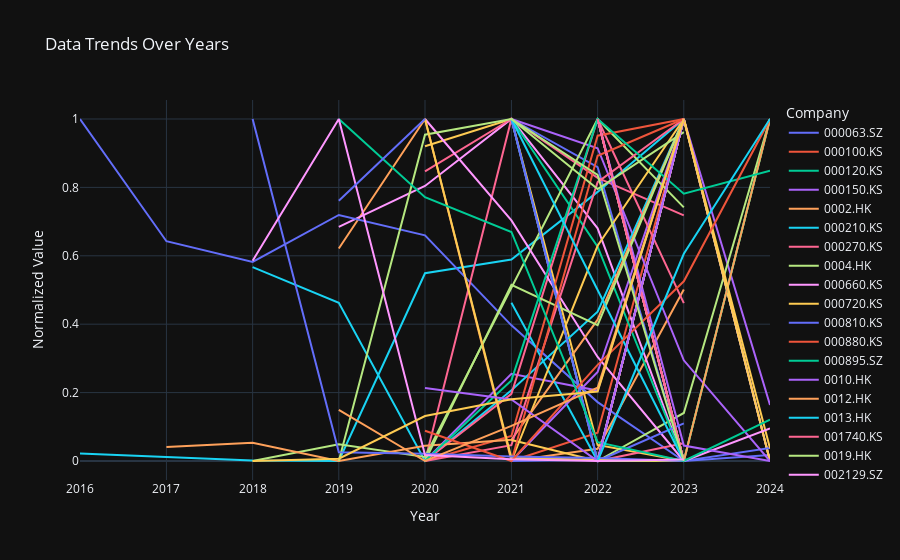

The notebook cell this image was saved under:
### Markdown cell above
##  Impute Scope 3.1

### Code cell
import plotly.express as px
scope31: pd.DataFrame = all_historic_frame["TR.UpstreamScope3PurchasedGoodsAndServices"].to_frame()
scope31.dropna(inplace=True)
def normalize_values(frame: pd.DataFrame) -> pd.DataFrame:
    return (frame - frame.min()) / (frame.max() - frame.min())
g = scope31.groupby(level=0)["TR.UpstreamScope3PurchasedGoodsAndServices"]
scope31['Scope31Norm'] = g.transform(lambda x: (x - x.min()) / (x.max() - x.min()))
subset = scope31.head(300).reset_index()

fig = px.line(
    subset,
    x=1,
    y='Scope31Norm',
    color=0,
    title='Data Trends Over Years',
    template='plotly_dark',
    labels={'Scope31Norm': 'Normalized Value', '0': 'Company', '1': 'Year'}
)
fig.show()

### Figure 1 — Plotly figure (JSON) as saved in the notebook; plotly's stock layout.template omitted (floating-point values rounded to 4 significant figures)
{"data": [{"hovertemplate": "Company=000063.SZ<br>Year=%{x}<br>Normalized Value=%{y}<extra></extra>", "legendgroup": "000063.SZ", "line": {"color": "#636efa", "dash": "solid"}, "marker": {"symbol": "circle"}, "mode": "lines", "name": "000063.SZ", "orientation": "v", "showlegend": true, "x": ["2021-01-01", "2022-01-01", "2023-01-01", "2024-01-01"], "xaxis": "x", "y": [1.0, 0.8595, 0.0, 0.01787], "yaxis": "y", "type": "scatter"}, {"hovertemplate": "Company=000100.KS<br>Year=%{x}<br>Normalized Value=%{y}<extra></extra>", "legendgroup": "000100.KS", "line": {"color": "#EF553B", "dash": "solid"}, "marker": {"symbol": "circle"}, "mode": "lines", "name": "000100.KS", "orientation": "v", "showlegend": true, "x": ["2016-01-01", "2017-01-01", "2018-01-01", "2019-01-01", "2020-01-01", "2021-01-01", "2022-01-01", "2023-01-01", "2024-01-01"], "xaxis": "x", "y": [NaN, NaN, NaN, NaN, NaN, NaN, NaN, NaN, NaN], "yaxis": "y", "type": "scatter"}, {"hovertemplate": "Company=000120.KS<br>Year=%{x}<br>Normalized Value=%{y}<extra></extra>", "legendgroup": "000120.KS", "line": {"color": "#00cc96", "dash": "solid"}, "marker": {"symbol": "circle"}, "mode": "lines", "name": "000120.KS", "orientation": "v", "showlegend": true, "x": ["2022-01-01", "2023-01-01"], "xaxis": "x", "y": [1.0, 0.0], "yaxis": "y", "type": "scatter"}, {"hovertemplate": "Company=000150.KS<br>Year=%{x}<br>Normalized Value=%{y}<extra></extra>", "legendgroup": "000150.KS", "line": {"color": "#ab63fa", "dash": "solid"}, "marker": {"symbol": "circle"}, "mode": "lines", "name": "000150.KS", "orientation": "v", "showlegend": true, "x": ["2016-01-01", "2017-01-01", "2018-01-01", "2019-01-01", "2020-01-01", "2021-01-01", "2022-01-01", "2023-01-01", "2024-01-01"], "xaxis": "x", "y": [NaN, NaN, NaN, NaN, NaN, NaN, NaN, NaN, NaN], "yaxis": "y", "type": "scatter"}, {"hovertemplate": "Company=0002.HK<br>Year=%{x}<br>Normalized Value=%{y}<extra></extra>", "legendgroup": "0002.HK", "line": {"color": "#FFA15A", "dash": "solid"}, "marker": {"symbol": "circle"}, "mode": "lines", "name": "0002.HK", "orientation": "v", "showlegend": true, "x": ["2019-01-01", "2020-01-01", "2021-01-01", "2022-01-01", "2023-01-01"], "xaxis": "x", "y": [0.6214, 1.0, 0.0, 0.0356, 0.5016], "yaxis": "y", "type": "scatter"}, {"hovertemplate": "Company=000210.KS<br>Year=%{x}<br>Normalized Value=%{y}<extra></extra>", "legendgroup": "000210.KS", "line": {"color": "#19d3f3", "dash": "solid"}, "marker": {"symbol": "circle"}, "mode": "lines", "name": "000210.KS", "orientation": "v", "showlegend": true, "x": ["2016-01-01", "2017-01-01", "2018-01-01", "2019-01-01", "2020-01-01", "2021-01-01", "2022-01-01", "2023-01-01"], "xaxis": "x", "y": [0.02209, 0.01259, 0.001417, 0.0, 0.5491, 0.5892, 0.7868, 1.0], "yaxis": "y", "type": "scatter"}, {"hovertemplate": "Company=000270.KS<br>Year=%{x}<br>Normalized Value=%{y}<extra></extra>", "legendgroup": "000270.KS", "line": {"color": "#FF6692", "dash": "solid"}, "marker": {"symbol": "circle"}, "mode": "lines", "name": "000270.KS", "orientation": "v", "showlegend": true, "x": ["2022-01-01", "2023-01-01"], "xaxis": "x", "y": [0.0, 1.0], "yaxis": "y", "type": "scatter"}, {"hovertemplate": "Company=0004.HK<br>Year=%{x}<br>Normalized Value=%{y}<extra></extra>", "legendgroup": "0004.HK", "line": {"color": "#B6E880", "dash": "solid"}, "marker": {"symbol": "circle"}, "mode": "lines", "name": "0004.HK", "orientation": "v", "showlegend": true, "x": ["2022-01-01", "2023-01-01", "2024-01-01"], "xaxis": "x", "y": [0.0, 0.0001963, 1.0], "yaxis": "y", "type": "scatter"}, {"hovertemplate": "Company=000660.KS<br>Year=%{x}<br>Normalized Value=%{y}<extra></extra>", "legendgroup": "000660.KS", "line": {"color": "#FF97FF", "dash": "solid"}, "marker": {"symbol": "circle"}, "mode": "lines", "name": "000660.KS", "orientation": "v", "showlegend": true, "x": ["2019-01-01", "2020-01-01", "2021-01-01", "2022-01-01", "2023-01-01"], "xaxis": "x", "y": [0.6847, 0.8043, 1.0, 0.6802, 0.0], "yaxis": "y", "type": "scatter"}, {"hovertemplate": "Company=000720.KS<br>Year=%{x}<br>Normalized Value=%{y}<extra></extra>", "legendgroup": "000720.KS", "line": {"color": "#FECB52", "dash": "solid"}, "marker": {"symbol": "circle"}, "mode": "lines", "name": "000720.KS", "orientation": "v", "showlegend": true, "x": ["2020-01-01", "2021-01-01", "2022-01-01", "2023-01-01"], "xaxis": "x", "y": [0.9202, 1.0, 0.04696, 0.0], "yaxis": "y", "type": "scatter"}, {"hovertemplate": "Company=000810.KS<br>Year=%{x}<br>Normalized Value=%{y}<extra></extra>", "legendgroup": "000810.KS", "line": {"color": "#636efa", "dash": "solid"}, "marker": {"symbol": "circle"}, "mode": "lines", "name": "000810.KS", "orientation": "v", "showlegend": true, "x": ["2016-01-01", "2017-01-01", "2018-01-01", "2019-01-01", "2020-01-01", "2021-01-01", "2022-01-01", "2023-01-01"], "xaxis": "x", "y": [1.0, 0.6426, 0.5822, 0.7195, 0.6598, 0.3967, 0.1722, 0.0], "yaxis": "y", "type": "scatter"}, {"hovertemplate": "Company=000880.KS<br>Year=%{x}<br>Normalized Value=%{y}<extra></extra>", "legendgroup": "000880.KS", "line": {"color": "#EF553B", "dash": "solid"}, "marker": {"symbol": "circle"}, "mode": "lines", "name": "000880.KS", "orientation": "v", "showlegend": true, "x": ["2021-01-01", "2022-01-01", "2023-01-01"], "xaxis": "x", "y": [0.0, 0.08265, 1.0], "yaxis": "y", "type": "scatter"}, {"hovertemplate": "Company=000895.SZ<br>Year=%{x}<br>Normalized Value=%{y}<extra></extra>", "legendgroup": "000895.SZ", "line": {"color": "#00cc96", "dash": "solid"}, "marker": {"symbol": "circle"}, "mode": "lines", "name": "000895.SZ", "orientation": "v", "showlegend": true, "x": ["2023-01-01", "2024-01-01"], "xaxis": "x", "y": [1.0, 0.0], "yaxis": "y", "type": "scatter"}, {"hovertemplate": "Company=0010.HK<br>Year=%{x}<br>Normalized Value=%{y}<extra></extra>", "legendgroup": "0010.HK", "line": {"color": "#ab63fa", "dash": "solid"}, "marker": {"symbol": "circle"}, "mode": "lines", "name": "0010.HK", "orientation": "v", "showlegend": true, "x": ["2020-01-01", "2021-01-01", "2022-01-01", "2023-01-01", "2024-01-01"], "xaxis": "x", "y": [0.0, 0.2548, 0.2059, 1.0, 0.1637], "yaxis": "y", "type": "scatter"}, {"hovertemplate": "Company=0012.HK<br>Year=%{x}<br>Normalized Value=%{y}<extra></extra>", "legendgroup": "0012.HK", "line": {"color": "#FFA15A", "dash": "solid"}, "marker": {"symbol": "circle"}, "mode": "lines", "name": "0012.HK", "orientation": "v", "showlegend": true, "x": ["2023-01-01", "2024-01-01"], "xaxis": "x", "y": [1.0, 0.0], "yaxis": "y", "type": "scatter"}, {"hovertemplate": "Company=0013.HK<br>Year=%{x}<br>Normalized Value=%{y}<extra></extra>", "legendgroup": "0013.HK", "line": {"color": "#19d3f3", "dash": "solid"}, "marker": {"symbol": "circle"}, "mode": "lines", "name": "0013.HK", "orientation": "v", "showlegend": true, "x": ["2016-01-01", "2017-01-01", "2018-01-01", "2019-01-01", "2020-01-01", "2021-01-01", "2022-01-01", "2023-01-01", "2024-01-01"], "xaxis": "x", "y": [NaN, NaN, NaN, NaN, NaN, NaN, NaN, NaN, NaN], "yaxis": "y", "type": "scatter"}, {"hovertemplate": "Company=001740.KS<br>Year=%{x}<br>Normalized Value=%{y}<extra></extra>", "legendgroup": "001740.KS", "line": {"color": "#FF6692", "dash": "solid"}, "marker": {"symbol": "circle"}, "mode": "lines", "name": "001740.KS", "orientation": "v", "showlegend": true, "x": ["2020-01-01", "2021-01-01", "2022-01-01", "2023-01-01"], "xaxis": "x", "y": [0.0, 1.0, 0.8279, 0.7182], "yaxis": "y", "type": "scatter"}, {"hovertemplate": "Company=0019.HK<br>Year=%{x}<br>Normalized Value=%{y}<extra></extra>", "legendgroup": "0019.HK", "line": {"color": "#B6E880", "dash": "solid"}, "marker": {"symbol": "circle"}, "mode": "lines", "name": "0019.HK", "orientation": "v", "showlegend": true, "x": ["2022-01-01", "2023-01-01", "2024-01-01"], "xaxis": "x", "y": [0.0, 0.1404, 1.0], "yaxis": "y", "type": "scatter"}, {"hovertemplate": "Company=002129.SZ<br>Year=%{x}<br>Normalized Value=%{y}<extra></extra>", "legendgroup": "002129.SZ", "line": {"color": "#FF97FF", "dash": "solid"}, "marker": {"symbol": "circle"}, "mode": "lines", "name": "002129.SZ", "orientation": "v", "showlegend": true, "x": ["2023-01-01", "2024-01-01"], "xaxis": "x", "y": [1.0, 0.0], "yaxis": "y", "type": "scatter"}, {"hovertemplate": "Company=002340.SZ<br>Year=%{x}<br>Normalized Value=%{y}<extra></extra>", "legendgroup": "002340.SZ", "line": {"color": "#FECB52", "dash": "solid"}, "marker": {"symbol": "circle"}, "mode": "lines", "name": "002340.SZ", "orientation": "v", "showlegend": true, "x": ["2023-01-01", "2024-01-01"], "xaxis": "x", "y": [1.0, 0.0], "yaxis": "y", "type": "scatter"}, {"hovertemplate": "Company=002352.SZ<br>Year=%{x}<br>Normalized Value=%{y}<extra></extra>", "legendgroup": "002352.SZ", "line": {"color": "#636efa", "dash": "solid"}, "marker": {"symbol": "circle"}, "mode": "lines", "name": "002352.SZ", "orientation": "v", "showlegend": true, "x": ["2022-01-01", "2023-01-01", "2024-01-01"], "xaxis": "x", "y": [1.0, 0.0, 0.03819], "yaxis": "y", "type": "scatter"}, {"hovertemplate": "Company=002380.KS<br>Year=%{x}<br>Normalized Value=%{y}<extra></extra>", "legendgroup": "002380.KS", "line": {"color": "#EF553B", "dash": "solid"}, "marker": {"symbol": "circle"}, "mode": "lines", "name": "002380.KS", "orientation": "v", "showlegend": true, "x": ["2016-01-01", "2017-01-01", "2018-01-01", "2019-01-01", "2020-01-01", "2021-01-01", "2022-01-01", "2023-01-01", "2024-01-01"], "xaxis": "x", "y": [NaN, NaN, NaN, NaN, NaN, NaN, NaN, NaN, NaN], "yaxis": "y", "type": "scatter"}, {"hovertemplate": "Company=002459.SZ<br>Year=%{x}<br>Normalized Value=%{y}<extra></extra>", "legendgroup": "002459.SZ", "line": {"color": "#00cc96", "dash": "solid"}, "marker": {"symbol": "circle"}, "mode": "lines", "name": "002459.SZ", "orientation": "v", "showlegend": true, "x": ["2023-01-01", "2024-01-01"], "xaxis": "x", "y": [0.0, 1.0], "yaxis": "y", "type": "scatter"}, {"hovertemplate": "Company=002475.SZ<br>Year=%{x}<br>Normalized Value=%{y}<extra></extra>", "legendgroup": "002475.SZ", "line": {"color": "#ab63fa", "dash": "solid"}, "marker": {"symbol": "circle"}, "mode": "lines", "name": "002475.SZ", "orientation": "v", "showlegend": true, "x": ["2021-01-01", "2022-01-01", "2023-01-01", "2024-01-01"], "xaxis": "x", "y": [1.0, 0.9145, 0.2943, 0.0], "yaxis": "y", "type": "scatter"}, {"hovertemplate": "Company=002506.SZ<br>Year=%{x}<br>Normalized Value=%{y}<extra></extra>", "legendgroup": "002506.SZ", "line": {"color": "#FFA15A", "dash": "solid"}, "marker": {"symbol": "circle"}, "mode": "lines", "name": "002506.SZ", "orientation": "v", "showlegend": true, "x": ["2023-01-01", "2024-01-01"], "xaxis": "x", "y": [0.0, 1.0], "yaxis": "y", "type": "scatter"}, {"hovertemplate": "Company=002555.SZ<br>Year=%{x}<br>Normalized Value=%{y}<extra></extra>", "legendgroup": "002555.SZ", "line": {"color": "#19d3f3", "dash": "solid"}, "marker": {"symbol": "circle"}, "mode": "lines", "name": "002555.SZ", "orientation": "v", "showlegend": true, "x": ["2021-01-01", "2022-01-01", "2023-01-01"], "xaxis": "x", "y": [0.463, 0.0, 1.0], "yaxis": "y", "type": "scatter"}, {"hovertemplate": "Company=002790.KS<br>Year=%{x}<br>Normalized Value=%{y}<extra></extra>", "legendgroup": "002790.KS", "line": {"color": "#FF6692", "dash": "solid"}, "marker": {"symbol": "circle"}, "mode": "lines", "name": "002790.KS", "orientation": "v", "showlegend": true, "x": ["2020-01-01", "2021-01-01", "2022-01-01", "2023-01-01"], "xaxis": "x", "y": [0.8471, 1.0, 0.0, 0.05173], "yaxis": "y", "type": "scatter"}, {"hovertemplate": "Company=002797.SZ<br>Year=%{x}<br>Normalized Value=%{y}<extra></extra>", "legendgroup": "002797.SZ", "line": {"color": "#B6E880", "dash": "solid"}, "marker": {"symbol": "circle"}, "mode": "lines", "name": "002797.SZ", "orientation": "v", "showlegend": true, "x": ["2022-01-01", "2023-01-01"], "xaxis": "x", "y": [1.0, 0.0], "yaxis": "y", "type": "scatter"}, {"hovertemplate": "Company=002916.SZ<br>Year=%{x}<br>Normalized Value=%{y}<extra></extra>", "legendgroup": "002916.SZ", "line": {"color": "#FF97FF", "dash": "solid"}, "marker": {"symbol": "circle"}, "mode": "lines", "name": "002916.SZ", "orientation": "v", "showlegend": true, "x": ["2016-01-01", "2017-01-01", "2018-01-01", "2019-01-01", "2020-01-01", "2021-01-01", "2022-01-01", "2023-01-01", "2024-01-01"], "xaxis": "x", "y": [NaN, NaN, NaN, NaN, NaN, NaN, NaN, NaN, NaN], "yaxis": "y", "type": "scatter"}, {"hovertemplate": "Company=002939.SZ<br>Year=%{x}<br>Normalized Value=%{y}<extra></extra>", "legendgroup": "002939.SZ", "line": {"color": "#FECB52", "dash": "solid"}, "marker": {"symbol": "circle"}, "mode": "lines", "name": "002939.SZ", "orientation": "v", "showlegend": true, "x": ["2022-01-01", "2023-01-01", "2024-01-01"], "xaxis": "x", "y": [0.0, 1.0, 0.03734], "yaxis": "y", "type": "scatter"}, {"hovertemplate": "Company=003550.KS<br>Year=%{x}<br>Normalized Value=%{y}<extra></extra>", "legendgroup": "003550.KS", "line": {"color": "#636efa", "dash": "solid"}, "marker": {"symbol": "circle"}, "mode": "lines", "name": "003550.KS", "orientation": "v", "showlegend": true, "x": ["2021-01-01", "2022-01-01", "2023-01-01"], "xaxis": "x", "y": [0.0, 0.003636, 1.0], "yaxis": "y", "type": "scatter"}, {"hovertemplate": "Company=003670.KS<br>Year=%{x}<br>Normalized Value=%{y}<extra></extra>", "legendgroup": "003670.KS", "line": {"color": "#EF553B", "dash": "solid"}, "marker": {"symbol": "circle"}, "mode": "lines", "name": "003670.KS", "orientation": "v", "showlegend": true, "x": ["2022-01-01", "2023-01-01"], "xaxis": "x", "y": [1.0, 0.0], "yaxis": "y", "type": "scatter"}, {"hovertemplate": "Company=004000.KS<br>Year=%{x}<br>Normalized Value=%{y}<extra></extra>", "legendgroup": "004000.KS", "line": {"color": "#00cc96", "dash": "solid"}, "marker": {"symbol": "circle"}, "mode": "lines", "name": "004000.KS", "orientation": "v", "showlegend": true, "x": ["2021-01-01", "2022-01-01", "2023-01-01"], "xaxis": "x", "y": [1.0, 0.6265, 0.0], "yaxis": "y", "type": "scatter"}, {"hovertemplate": "Company=004020.KS<br>Year=%{x}<br>Normalized Value=%{y}<extra></extra>", "legendgroup": "004020.KS", "line": {"color": "#ab63fa", "dash": "solid"}, "marker": {"symbol": "circle"}, "mode": "lines", "name": "004020.KS", "orientation": "v", "showlegend": true, "x": ["2021-01-01", "2022-01-01", "2023-01-01"], "xaxis": "x", "y": [0.0, 0.2603, 1.0], "yaxis": "y", "type": "scatter"}, {"hovertemplate": "Company=005300.KS<br>Year=%{x}<br>Normalized Value=%{y}<extra></extra>", "legendgroup": "005300.KS", "line": {"color": "#FFA15A", "dash": "solid"}, "marker": {"symbol": "circle"}, "mode": "lines", "name": "005300.KS", "orientation": "v", "showlegend": true, "x": ["2022-01-01", "2023-01-01"], "xaxis": "x", "y": [1.0, 0.0], "yaxis": "y", "type": "scatter"}, {"hovertemplate": "Company=005380.KS<br>Year=%{x}<br>Normalized Value=%{y}<extra></extra>", "legendgroup": "005380.KS", "line": {"color": "#19d3f3", "dash": "solid"}, "marker": {"symbol": "circle"}, "mode": "lines", "name": "005380.KS", "orientation": "v", "showlegend": true, "x": ["2018-01-01", "2019-01-01", "2020-01-01", "2021-01-01", "2022-01-01", "2023-01-01"], "xaxis": "x", "y": [0.5669, 0.4628, 0.0, 0.2069, 0.4364, 1.0], "yaxis": "y", "type": "scatter"}, {"hovertemplate": "Company=005490.KS<br>Year=%{x}<br>Normalized Value=%{y}<extra></extra>", "legendgroup": "005490.KS", "line": {"color": "#FF6692", "dash": "solid"}, "marker": {"symbol": "circle"}, "mode": "lines", "name": "005490.KS", "orientation": "v", "showlegend": true, "x": ["2020-01-01", "2021-01-01", "2022-01-01", "2023-01-01"], "xaxis": "x", "y": [0.0, 0.1962, 1.0, 0.4615], "yaxis": "y", "type": "scatter"}, {"hovertemplate": "Company=005930.KS<br>Year=%{x}<br>Normalized Value=%{y}<extra></extra>", "legendgroup": "005930.KS", "line": {"color": "#B6E880", "dash": "solid"}, "marker": {"symbol": "circle"}, "mode": "lines", "name": "005930.KS", "orientation": "v", "showlegend": true, "x": ["2018-01-01", "2019-01-01", "2020-01-01", "2022-01-01", "2023-01-01"], "xaxis": "x", "y": [0.0, 0.04907, 0.01174, 1.0, 0.7417], "yaxis": "y", "type": "scatter"}, {"hovertemplate": "Company=005940.KS<br>Year=%{x}<br>Normalized Value=%{y}<extra></extra>", "legendgroup": "005940.KS", "line": {"color": "#FF97FF", "dash": "solid"}, "marker": {"symbol": "circle"}, "mode": "lines", "name": "005940.KS", "orientation": "v", "showlegend": true, "x": ["2020-01-01", "2021-01-01", "2022-01-01", "2023-01-01", "2024-01-01"], "xaxis": "x", "y": [1.0, 0.7034, 0.3042, 0.0, 0.09506], "yaxis": "y", "type": "scatter"}, {"hovertemplate": "Company=006360.KS<br>Year=%{x}<br>Normalized Value=%{y}<extra></extra>", "legendgroup": "006360.KS", "line": {"color": "#FECB52", "dash": "solid"}, "marker": {"symbol": "circle"}, "mode": "lines", "name": "006360.KS", "orientation": "v", "showlegend": true, "x": ["2021-01-01", "2022-01-01", "2023-01-01"], "xaxis": "x", "y": [0.0, 0.6293, 1.0], "yaxis": "y", "type": "scatter"}, {"hovertemplate": "Company=006400.KS<br>Year=%{x}<br>Normalized Value=%{y}<extra></extra>", "legendgroup": "006400.KS", "line": {"color": "#636efa", "dash": "solid"}, "marker": {"symbol": "circle"}, "mode": "lines", "name": "006400.KS", "orientation": "v", "showlegend": true, "x": ["2022-01-01", "2023-01-01"], "xaxis": "x", "y": [0.0, 1.0], "yaxis": "y", "type": "scatter"}, {"hovertemplate": "Company=006800.KS<br>Year=%{x}<br>Normalized Value=%{y}<extra></extra>", "legendgroup": "006800.KS", "line": {"color": "#EF553B", "dash": "solid"}, "marker": {"symbol": "circle"}, "mode": "lines", "name": "006800.KS", "orientation": "v", "showlegend": true, "x": ["2020-01-01", "2021-01-01", "2022-01-01", "2023-01-01"], "xaxis": "x", "y": [0.0, 0.07317, 0.9512, 1.0], "yaxis": "y", "type": "scatter"}, {"hovertemplate": "Company=007310.KS<br>Year=%{x}<br>Normalized Value=%{y}<extra></extra>", "legendgroup": "007310.KS", "line": {"color": "#00cc96", "dash": "solid"}, "marker": {"symbol": "circle"}, "mode": "lines", "name": "007310.KS", "orientation": "v", "showlegend": true, "x": ["2016-01-01", "2017-01-01", "2018-01-01", "2019-01-01", "2020-01-01", "2021-01-01", "2022-01-01", "2023-01-01", "2024-01-01"], "xaxis": "x", "y": [NaN, NaN, NaN, NaN, NaN, NaN, NaN, NaN, NaN], "yaxis": "y", "type": "scatter"}, {"hovertemplate": "Company=0083.HK<br>Year=%{x}<br>Normalized Value=%{y}<extra></extra>", "legendgroup": "0083.HK", "line": {"color": "#ab63fa", "dash": "solid"}, "marker": {"symbol": "circle"}, "mode": "lines", "name": "0083.HK", "orientation": "v", "showlegend": true, "x": ["2022-01-01", "2023-01-01", "2024-01-01"], "xaxis": "x", "y": [1.0, 0.04521, 0.0], "yaxis": "y", "type": "scatter"}, {"hovertemplate": "Company=009150.KS<br>Year=%{x}<br>Normalized Value=%{y}<extra></extra>", "legendgroup": "009150.KS", "line": {"color": "#FFA15A", "dash": "solid"}, "marker": {"symbol": "circle"}, "mode": "lines", "name": "009150.KS", "orientation": "v", "showlegend": true, "x": ["2017-01-01", "2018-01-01", "2019-01-01", "2020-01-01", "2021-01-01", "2022-01-01", "2023-01-01"], "xaxis": "x", "y": [0.04094, 0.05324, 0.0, 0.04427, 0.0619, 0.4132, 1.0], "yaxis": "y", "type": "scatter"}, {"hovertemplate": "Company=009240.KS<br>Year=%{x}<br>Normalized Value=%{y}<extra></extra>", "legendgroup": "009240.KS", "line": {"color": "#19d3f3", "dash": "solid"}, "marker": {"symbol": "circle"}, "mode": "lines", "name": "009240.KS", "orientation": "v", "showlegend": true, "x": ["2021-01-01", "2022-01-01"], "xaxis": "x", "y": [1.0, 0.0], "yaxis": "y", "type": "scatter"}, {"hovertemplate": "Company=009540.KS<br>Year=%{x}<br>Normalized Value=%{y}<extra></extra>", "legendgroup": "009540.KS", "line": {"color": "#FF6692", "dash": "solid"}, "marker": {"symbol": "circle"}, "mode": "lines", "name": "009540.KS", "orientation": "v", "showlegend": true, "x": ["2020-01-01", "2021-01-01", "2022-01-01", "2023-01-01"], "xaxis": "x", "y": [0.0, 0.04641, 0.8156, 1.0], "yaxis": "y", "type": "scatter"}, {"hovertemplate": "Company=009830.KS<br>Year=%{x}<br>Normalized Value=%{y}<extra></extra>", "legendgroup": "009830.KS", "line": {"color": "#B6E880", "dash": "solid"}, "marker": {"symbol": "circle"}, "mode": "lines", "name": "009830.KS", "orientation": "v", "showlegend": true, "x": ["2020-01-01", "2021-01-01", "2022-01-01", "2023-01-01"], "xaxis": "x", "y": [0.0, 0.5154, 0.3972, 1.0], "yaxis": "y", "type": "scatter"}, {"hovertemplate": "Company=010060.KS<br>Year=%{x}<br>Normalized Value=%{y}<extra></extra>", "legendgroup": "010060.KS", "line": {"color": "#FF97FF", "dash": "solid"}, "marker": {"symbol": "circle"}, "mode": "lines", "name": "010060.KS", "orientation": "v", "showlegend": true, "x": ["2022-01-01", "2023-01-01"], "xaxis": "x", "y": [1.0, 0.0], "yaxis": "y", "type": "scatter"}, {"hovertemplate": "Company=0101.HK<br>Year=%{x}<br>Normalized Value=%{y}<extra></extra>", "legendgroup": "0101.HK", "line": {"color": "#FECB52", "dash": "solid"}, "marker": {"symbol": "circle"}, "mode": "lines", "name": "0101.HK", "orientation": "v", "showlegend": true, "x": ["2021-01-01", "2022-01-01", "2023-01-01"], "xaxis": "x", "y": [0.0616, 0.0, 1.0], "yaxis": "y", "type": "scatter"}, {"hovertemplate": "Company=010130.KS<br>Year=%{x}<br>Normalized Value=%{y}<extra></extra>", "legendgroup": "010130.KS", "line": {"color": "#636efa", "dash": "solid"}, "marker": {"symbol": "circle"}, "mode": "lines", "name": "010130.KS", "orientation": "v", "showlegend": true, "x": ["2021-01-01", "2022-01-01", "2023-01-01"], "xaxis": "x", "y": [1.0, 0.0, 0.1102], "yaxis": "y", "type": "scatter"}, {"hovertemplate": "Company=010140.KS<br>Year=%{x}<br>Normalized Value=%{y}<extra></extra>", "legendgroup": "010140.KS", "line": {"color": "#EF553B", "dash": "solid"}, "marker": {"symbol": "circle"}, "mode": "lines", "name": "010140.KS", "orientation": "v", "showlegend": true, "x": ["2021-01-01", "2022-01-01", "2023-01-01"], "xaxis": "x", "y": [0.0, 0.8926, 1.0], "yaxis": "y", "type": "scatter"}, {"hovertemplate": "Company=010620.KS<br>Year=%{x}<br>Normalized Value=%{y}<extra></extra>", "legendgroup": "010620.KS", "line": {"color": "#00cc96", "dash": "solid"}, "marker": {"symbol": "circle"}, "mode": "lines", "name": "010620.KS", "orientation": "v", "showlegend": true, "x": ["2020-01-01", "2021-01-01", "2022-01-01", "2023-01-01", "2024-01-01"], "xaxis": "x", "y": [0.0, 0.2358, 1.0, 0.7814, 0.8487], "yaxis": "y", "type": "scatter"}, {"hovertemplate": "Company=011070.KS<br>Year=%{x}<br>Normalized Value=%{y}<extra></extra>", "legendgroup": "011070.KS", "line": {"color": "#ab63fa", "dash": "solid"}, "marker": {"symbol": "circle"}, "mode": "lines", "name": "011070.KS", "orientation": "v", "showlegend": true, "x": ["2016-01-01", "2017-01-01", "2018-01-01", "2019-01-01", "2020-01-01", "2021-01-01", "2022-01-01", "2023-01-01", "2024-01-01"], "xaxis": "x", "y": [NaN, NaN, NaN, NaN, NaN, NaN, NaN, NaN, NaN], "yaxis": "y", "type": "scatter"}, {"hovertemplate": "Company=011170.KS<br>Year=%{x}<br>Normalized Value=%{y}<extra></extra>", "legendgroup": "011170.KS", "line": {"color": "#FFA15A", "dash": "solid"}, "marker": {"symbol": "circle"}, "mode": "lines", "name": "011170.KS", "orientation": "v", "showlegend": true, "x": ["2022-01-01", "2023-01-01"], "xaxis": "x", "y": [0.0, 1.0], "yaxis": "y", "type": "scatter"}, {"hovertemplate": "Company=011200.KS<br>Year=%{x}<br>Normalized Value=%{y}<extra></extra>", "legendgroup": "011200.KS", "line": {"color": "#19d3f3", "dash": "solid"}, "marker": {"symbol": "circle"}, "mode": "lines", "name": "011200.KS", "orientation": "v", "showlegend": true, "x": ["2021-01-01", "2023-01-01"], "xaxis": "x", "y": [1.0, 0.0], "yaxis": "y", "type": "scatter"}, {"hovertemplate": "Company=011790.KS<br>Year=%{x}<br>Normalized Value=%{y}<extra></extra>", "legendgroup": "011790.KS", "line": {"color": "#FF6692", "dash": "solid"}, "marker": {"symbol": "circle"}, "mode": "lines", "name": "011790.KS", "orientation": "v", "showlegend": true, "x": ["2022-01-01", "2023-01-01"], "xaxis": "x", "y": [1.0, 0.0], "yaxis": "y", "type": "scatter"}, {"hovertemplate": "Company=012330.KS<br>Year=%{x}<br>Normalized Value=%{y}<extra></extra>", "legendgroup": "012330.KS", "line": {"color": "#B6E880", "dash": "solid"}, "marker": {"symbol": "circle"}, "mode": "lines", "name": "012330.KS", "orientation": "v", "showlegend": true, "x": ["2019-01-01", "2020-01-01", "2021-01-01", "2022-01-01", "2023-01-01"], "xaxis": "x", "y": [0.0, 0.9541, 1.0, 0.7951, 0.9616], "yaxis": "y", "type": "scatter"}, {"hovertemplate": "Company=012450.KS<br>Year=%{x}<br>Normalized Value=%{y}<extra></extra>", "legendgroup": "012450.KS", "line": {"color": "#FF97FF", "dash": "solid"}, "marker": {"symbol": "circle"}, "mode": "lines", "name": "012450.KS", "orientation": "v", "showlegend": true, "x": ["2022-01-01", "2023-01-01"], "xaxis": "x", "y": [0.0, 1.0], "yaxis": "y", "type": "scatter"}, {"hovertemplate": "Company=015760.KS<br>Year=%{x}<br>Normalized Value=%{y}<extra></extra>", "legendgroup": "015760.KS", "line": {"color": "#FECB52", "dash": "solid"}, "marker": {"symbol": "circle"}, "mode": "lines", "name": "015760.KS", "orientation": "v", "showlegend": true, "x": ["2020-01-01", "2021-01-01", "2022-01-01", "2023-01-01"], "xaxis": "x", "y": [1.0, 0.008733, 0.00351, 0.0], "yaxis": "y", "type": "scatter"}, {"hovertemplate": "Company=016360.KS<br>Year=%{x}<br>Normalized Value=%{y}<extra></extra>", "legendgroup": "016360.KS", "line": {"color": "#636efa", "dash": "solid"}, "marker": {"symbol": "circle"}, "mode": "lines", "name": "016360.KS", "orientation": "v", "showlegend": true, "x": ["2018-01-01", "2019-01-01", "2020-01-01", "2021-01-01", "2022-01-01", "2023-01-01"], "xaxis": "x", "y": [1.0, 0.02588, 0.02147, 0.01336, 0.008574, 0.0], "yaxis": "y", "type": "scatter"}, {"hovertemplate": "Company=0175.HK<br>Year=%{x}<br>Normalized Value=%{y}<extra></extra>", "legendgroup": "0175.HK", "line": {"color": "#EF553B", "dash": "solid"}, "marker": {"symbol": "circle"}, "mode": "lines", "name": "0175.HK", "orientation": "v", "showlegend": true, "x": ["2020-01-01", "2021-01-01", "2022-01-01", "2023-01-01", "2024-01-01"], "xaxis": "x", "y": [0.0886, 0.0, 0.2812, 0.5255, 1.0], "yaxis": "y", "type": "scatter"}, {"hovertemplate": "Company=017670.KS<br>Year=%{x}<br>Normalized Value=%{y}<extra></extra>", "legendgroup": "017670.KS", "line": {"color": "#00cc96", "dash": "solid"}, "marker": {"symbol": "circle"}, "mode": "lines", "name": "017670.KS", "orientation": "v", "showlegend": true, "x": ["2019-01-01", "2020-01-01", "2021-01-01", "2022-01-01", "2023-01-01", "2024-01-01"], "xaxis": "x", "y": [1.0, 0.7712, 0.6697, 0.05499, 0.0, 0.1208], "yaxis": "y", "type": "scatter"}, {"hovertemplate": "Company=018260.KS<br>Year=%{x}<br>Normalized Value=%{y}<extra></extra>", "legendgroup": "018260.KS", "line": {"color": "#ab63fa", "dash": "solid"}, "marker": {"symbol": "circle"}, "mode": "lines", "name": "018260.KS", "orientation": "v", "showlegend": true, "x": ["2020-01-01", "2021-01-01", "2022-01-01", "2023-01-01"], "xaxis": "x", "y": [0.2133, 0.1798, 0.0, 1.0], "yaxis": "y", "type": "scatter"}, {"hovertemplate": "Company=018880.KS<br>Year=%{x}<br>Normalized Value=%{y}<extra></extra>", "legendgroup": "018880.KS", "line": {"color": "#FFA15A", "dash": "solid"}, "marker": {"symbol": "circle"}, "mode": "lines", "name": "018880.KS", "orientation": "v", "showlegend": true, "x": ["2019-01-01", "2020-01-01", "2021-01-01", "2022-01-01", "2023-01-01"], "xaxis": "x", "y": [0.1494, 0.0, 0.1029, 0.2143, 1.0], "yaxis": "y", "type": "scatter"}, {"hovertemplate": "Company=0200.HK<br>Year=%{x}<br>Normalized Value=%{y}<extra></extra>", "legendgroup": "0200.HK", "line": {"color": "#19d3f3", "dash": "solid"}, "marker": {"symbol": "circle"}, "mode": "lines", "name": "0200.HK", "orientation": "v", "showlegend": true, "x": ["2022-01-01", "2023-01-01", "2024-01-01"], "xaxis": "x", "y": [0.0, 0.6058, 1.0], "yaxis": "y", "type": "scatter"}, {"hovertemplate": "Company=021240.KS<br>Year=%{x}<br>Normalized Value=%{y}<extra></extra>", "legendgroup": "021240.KS", "line": {"color": "#FF6692", "dash": "solid"}, "marker": {"symbol": "circle"}, "mode": "lines", "name": "021240.KS", "orientation": "v", "showlegend": true, "x": ["2016-01-01", "2017-01-01", "2018-01-01", "2019-01-01", "2020-01-01", "2021-01-01", "2022-01-01", "2023-01-01", "2024-01-01"], "xaxis": "x", "y": [NaN, NaN, NaN, NaN, NaN, NaN, NaN, NaN, NaN], "yaxis": "y", "type": "scatter"}, {"hovertemplate": "Company=023530.KS<br>Year=%{x}<br>Normalized Value=%{y}<extra></extra>", "legendgroup": "023530.KS", "line": {"color": "#B6E880", "dash": "solid"}, "marker": {"symbol": "circle"}, "mode": "lines", "name": "023530.KS", "orientation": "v", "showlegend": true, "x": ["2021-01-01", "2022-01-01", "2023-01-01"], "xaxis": "x", "y": [1.0, 0.8365, 0.0], "yaxis": "y", "type": "scatter"}, {"hovertemplate": "Company=024110.KS<br>Year=%{x}<br>Normalized Value=%{y}<extra></extra>", "legendgroup": "024110.KS", "line": {"color": "#FF97FF", "dash": "solid"}, "marker": {"symbol": "circle"}, "mode": "lines", "name": "024110.KS", "orientation": "v", "showlegend": true, "x": ["2018-01-01", "2019-01-01", "2020-01-01", "2021-01-01", "2022-01-01", "2023-01-01"], "xaxis": "x", "y": [0.5855, 1.0, 0.01734, 0.005471, 0.0, 0.004169], "yaxis": "y", "type": "scatter"}, {"hovertemplate": "Company=028050.KS<br>Year=%{x}<br>Normalized Value=%{y}<extra></extra>", "legendgroup": "028050.KS", "line": {"color": "#FECB52", "dash": "solid"}, "marker": {"symbol": "circle"}, "mode": "lines", "name": "028050.KS", "orientation": "v", "showlegend": true, "x": ["2018-01-01", "2019-01-01", "2020-01-01", "2021-01-01", "2022-01-01", "2023-01-01"], "xaxis": "x", "y": [0.0, 0.006623, 0.1313, 0.1804, 0.2033, 1.0], "yaxis": "y", "type": "scatter"}, {"hovertemplate": "Company=028260.KS<br>Year=%{x}<br>Normalized Value=%{y}<extra></extra>", "legendgroup": "028260.KS", "line": {"color": "#636efa", "dash": "solid"}, "marker": {"symbol": "circle"}, "mode": "lines", "name": "028260.KS", "orientation": "v", "showlegend": true, "x": ["2019-01-01", "2020-01-01"], "xaxis": "x", "y": [0.7613, 1.0], "yaxis": "y", "type": "scatter"}], "layout": {"xaxis": {"anchor": "y", "domain": [0.0, 1.0], "title": {"text": "Year"}}, "yaxis": {"anchor": "x", "domain": [0.0, 1.0], "title": {"text": "Normalized Value"}}, "legend": {"title": {"text": "Company"}, "tracegroupgap": 0}, "title": {"text": "Data Trends Over Years"}}}
